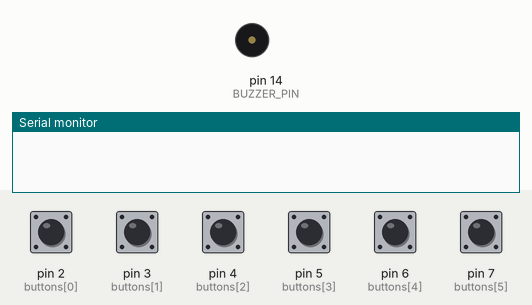
Bench run of a sketch on a simulated Arduino Uno, built for the host (arithmetic inside an expression is 32-bit, double 64-bit). On the bench: buzzer (waves = sounding), the last lines printed to the serial monitor. The inputs (shaded band) are chosen by the test bench; at power-on: pin 2 (buttons[0]), pin 3 (buttons[1]), pin 4 (buttons[2]), pin 5 (buttons[3]), pin 6 (buttons[4]), pin 7 (buttons[5]) LOW.

Above: at 1.2 s.
1.3 s: pin 2 (buttons[0]) pulled HIGH for 1 s
At 1.5 s:
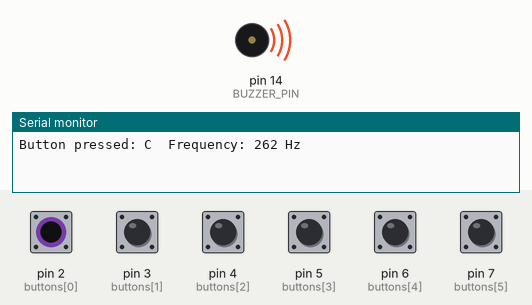
4.3 s: pin 3 (buttons[1]) pulled HIGH for 0.15 s
At 5.6 s:
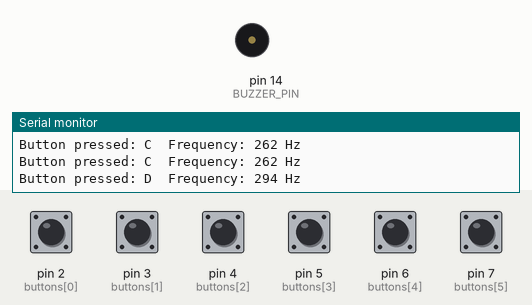
5.9 s: pin 4 (buttons[2]) pulled HIGH for 0.15 s
At 6.0 s:
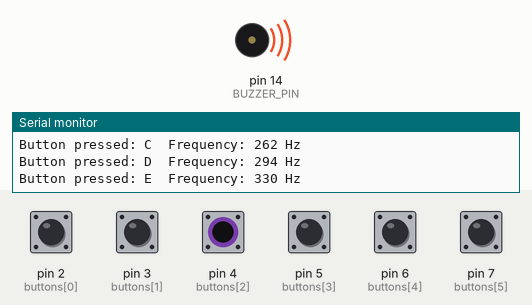
7.5 s: pin 5 (buttons[3]) pulled HIGH for 0.15 s
At 8.2 s:
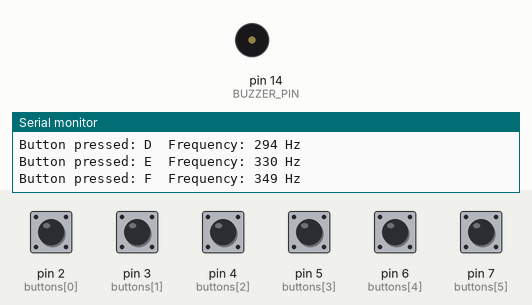
9.1 s: pin 6 (buttons[4]) pulled HIGH for 0.15 s
At 9.2 s:
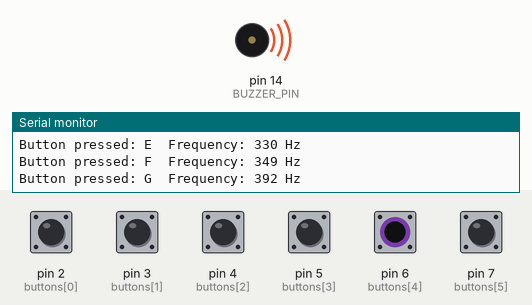
10.7 s: pin 7 (buttons[5]) pulled HIGH for 0.15 s
At 11.9 s:
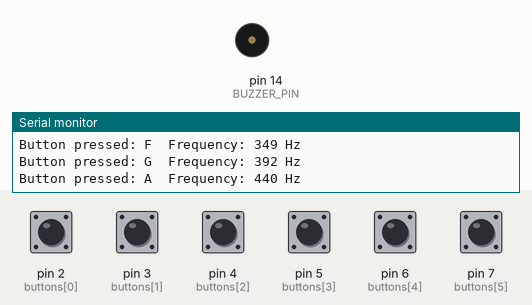
Timing chart, 0 to 13.3 s (numbered marks = the images above; inputs shaded):
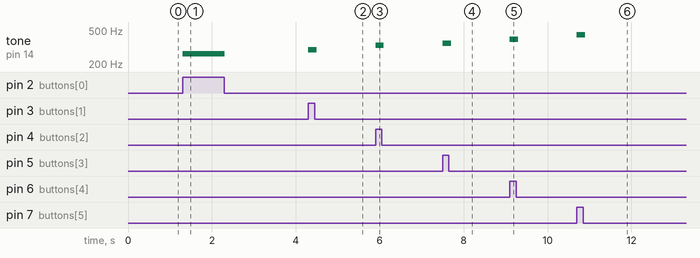

The sketch:

mini_piano.ino
```cpp
#define BUZZER_PIN 14

// Button pins
int buttons[] = {2, 3, 4, 5, 6, 7};
// Frequencies for notes (Hz)
int notes[] = {262, 294, 330, 349, 392, 440}; // C, D, E, F, G, A
// Note names
const char* noteNames[] = {"C", "D", "E", "F", "G", "A"};

void setup() {
  Serial.begin(115200); // Start serial communication
  pinMode(BUZZER_PIN, OUTPUT);
  for (int i = 0; i < 6; i++) {
    pinMode(buttons[i], INPUT_PULLDOWN);
  }
}

void loop() {
  for (int i = 0; i < 6; i++) {
    if (digitalRead(buttons[i]) == HIGH) {
      Serial.print("Button pressed: ");
      Serial.print(noteNames[i]);
      Serial.print("  Frequency: ");
      Serial.print(notes[i]);
      Serial.println(" Hz");

      tone(BUZZER_PIN, notes[i]);
      delay(200); // Short delay for note length
      noTone(BUZZER_PIN);
    }
  }
}
```

Measured:
- after the input at 1.3 s, tone on pin 14 (BUZZER_PIN): silent → 262 Hz at once, → silent 1.0 s later
- after the input at 4.3 s, tone on pin 14 (BUZZER_PIN): silent → 294 Hz at once, → silent 0.20 s later
- after the input at 5.9 s, tone on pin 14 (BUZZER_PIN): silent → 330 Hz at once, → silent 0.20 s later
- after the input at 7.5 s, tone on pin 14 (BUZZER_PIN): silent → 349 Hz at once, → silent 0.20 s later
- after the input at 9.1 s, tone on pin 14 (BUZZER_PIN): silent → 392 Hz at once, → silent 0.20 s later
- after the input at 10.7 s, tone on pin 14 (BUZZER_PIN): silent → 440 Hz at once, → silent 0.20 s later
